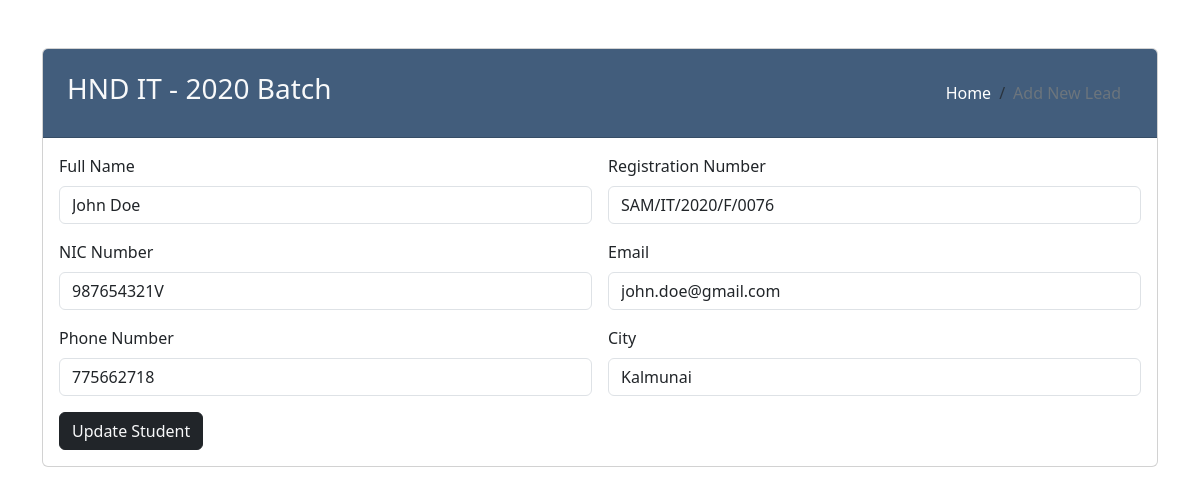
Screenshot of /backend/update_student.php?updateId=2 with the database file from the repository.
### tables this page shows
CREATE TABLE `student` (
  `Id` int(11) NOT NULL,
  `fullname` varchar(50) NOT NULL,
  `regnumber` varchar(100) NOT NULL,
  `nic` varchar(100) NOT NULL,
  `email` varchar(100) NOT NULL,
  `phonenumber` int(11) NOT NULL,
  `city` varchar(50) NOT NULL,
  `dateCreated` date NOT NULL
);

### backend/update_student.php (the view, shortened to what this page needs)
<?php
include("dbconnection.php");
?>
<!DOCTYPE html>
<html lang="en">
<head>
    <link href="https://cdn.jsdelivr.net/npm/bootstrap@5.3.0/dist/css/bootstrap.min.css" rel="stylesheet">
    <link href='https://unpkg.com/boxicons@2.1.4/css/boxicons.min.css' rel='stylesheet'>
    <link rel="stylesheet" href="https://cdn.jsdelivr.net/npm/sweetalert2@11.0.18/dist/sweetalert2.min.css">
</head>
<body>
    <div class="container mt-5">
        <div class="card">
            <div class="card-header">
                <div class="d-flex justify-content-between align-items-center">
                    <div class="p-2 h3 text-light">HND IT - 2020 Batch</div>
                    <div class="p-2">
                        <nav aria-label="breadcrumb" class="container-fluid mt-3 text-light">
                            <ol class="breadcrumb justify-content-end">
                                <li class="breadcrumb-item"><a href="../index.php">Home</a></li>
                                <li class="breadcrumb-item active text-secondary" aria-current="page">Add New Lead</li>
                            </ol>
                        </nav>
                    </div>
                </div>
            </div>
            <div class="card-body">
                <?php
                $uid = $_GET["updateId"];
                $select_qry = "SELECT * FROM `student` WHERE Id='$uid'";
                $select_result = mysqli_query($conn, $select_qry);
                $select_row_count = mysqli_num_rows($select_result);
                if ($select_row_count > 0) {
                    while ($row = mysqli_fetch_array($select_result)) {
                ?>
                        <form action="" method="post">
                            <div class="row g-3">
                                <div class="col-md-6">
                                    <label for="student_name" class="form-label">Full Name</label>
                                    <input type="text" class="form-control" name="fullname" value="<?php echo $row["fullname"]; ?>">
                                </div>
                                <div class="col-md-6">
                                    <label for="student_regnumber" class="form-label">Registration Number</label>
                                    <input type="text" class="form-control" name="regnumber" value="<?php echo $row["regnumber"]; ?>">
                                </div>
                                <div class="col-md-6">
                                    <label for="student_nic" class="form-label">NIC Number</label>
                                    <input type="text" class="form-control" name="nic" value="<?php echo $row["nic"]; ?>">
                                </div>
                                <div class="col-md-6">
                                    <label for="student_email" class="form-label">Email</label>
                                    <input type="email" class="form-control" name="gmail" value="<?php echo $row["email"]; ?>">
                                </div>
                                <div class="col-md-6">
                                    <label for="student_phone" class="form-label">Phone Number</label>
                                    <input type="text" class="form-control" name="phone_number" value="<?php echo $row["phonenumber"]; ?>">
                                </div>
                                <div class="col-md-6">
                                    <label for="student_city" class="form-label">City</label>
                                    <input type="text" class="form-control" name="city" value="<?php echo $row["city"]; ?>">
                                </div>
                            </div>
                            <div class="mt-3 gx-5">
                                <button type="submit" name="submit" class="btn btn-dark text-light">Update Student</button>
                            </div>
                        </form>
                <?php
                    }
                }
                ?>
            </div>
        </div>
</body>
</html>

### backend/update_student.php (style rules this page uses)
.card-header { background-color: #425D7C; }
.breadcrumb-item a { text-decoration: none; color: white; }
.breadcrumb-item.active { color: #495057; }

### rows the page displays
student: fullname "John Doe", regnumber "SAM/IT/2020/F/0076", nic "987654321V", gmail "john.doe@gmail.com", phone_number "775662718", city "Kalmunai"
